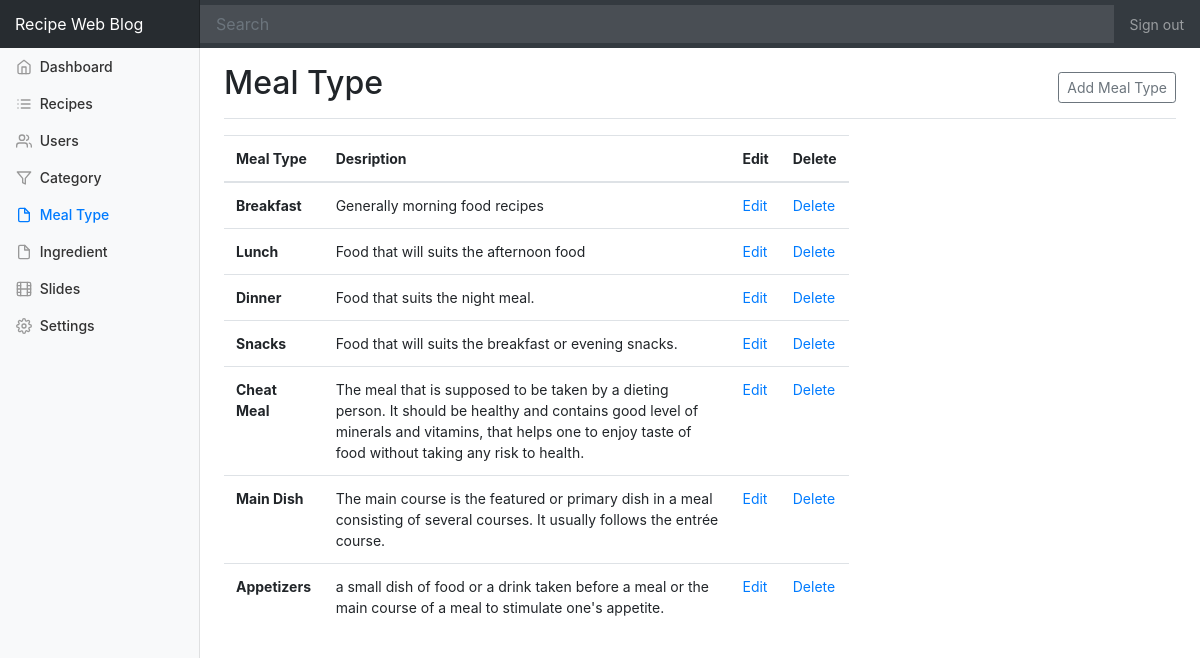
The app's page /dashboard/meal_type.php (signed in) with its own data.
### tables this page shows
CREATE TABLE `settings` (
  `id` int(10) UNSIGNED NOT NULL,
  `name` varchar(32) NOT NULL,
  `value` varchar(400) NOT NULL,
  `last_changed` timestamp NOT NULL DEFAULT CURRENT_TIMESTAMP
);

CREATE TABLE `meal_type` (
  `id` int(11) NOT NULL,
  `name` varchar(40) NOT NULL,
  `description` varchar(400) NOT NULL
);

### includes/functions.php (called while the page is built, shortened)
<?php
function get_setting($name) {
  $table_name = 'settings';
  $db = (new Database())->getConnection();
  $stmt = $db->prepare('SELECT value FROM '. $table_name .' WHERE name = "'.$name.'" LIMIT 1');
  $stmt->execute();
  if($stmt->rowCount() > 0) {
    return $stmt->fetch()[0];
  } else {
    return null;
  }
}
function get_data($tablename, $orderBy = '') {
  $db = (new Database)->getConnection();
  $query = 'SELECT * FROM '.$tablename . $orderBy;
  $stmt = $db->prepare($query);
  $stmt->execute();
  return $stmt->fetchAll();
}

### dashboard/meal_type.php (the view, shortened to what this page needs)
<?php
    $data = get_data('meal_type');
    $total_posts = count($data);
    $page_title = 'Meal Type';
    include_once 'partials/header.php';
?>
    <div class="d-flex justify-content-between flex-wrap flex-md-nowrap align-items-center pb-2 mb-3 border-bottom">
        <h1 class="h2"><?php echo isset($page_title)? ucfirst($page_title): 'Dashboard'; ?></h1>
        <div class="btn-toolbar mb-2 mb-md-0">
            <button class="btn btn-sm btn-outline-secondary" data-toggle="modal" data-target=".add-new-mealtype">Add Meal Type</button>
        </div>
    </div>
<div class="content">
    <div class="row">
        <div class="col-md-8">
            <table class="table">
                <thead>
                    <tr>
                    <th scope="col">Meal Type</th>
                    <th scope="col">Desription</th>
                    <th scope="col">Edit</th>
                    <th scope="col">Delete</th>
                </thead>
                <tbody>
                <?php
                for($i=0; $i<$total_posts; $i++) {
                    echo '<tr>
                        <th scope="row">' . $data[$i]['name'] . '</th>
                        <td>' . $data[$i]['description'] . '</td>
                        <td>
                            <a href="edit_mealtype.php?id='. $data[$i]['id'] .'">Edit</a>
                        </td>
                        <td><a href="operations/delete_mealtype.php?id='. $data[$i]['id'] .'">Delete</a></td>
                    </tr>';
                }
                ?>
                </tbody>
            </table>
        </div>
    </div>
</div>
</div>
<?php include_once 'partials/footer.php';

### dashboard/partials/header.php (shortened to what this page needs)
<?php
  $website_name = get_setting('website_name');
?>
<!doctype html>
<html lang="en">
  <head>
    <link rel="stylesheet" href="../css/bootstrap.min.css" media="all" />
    <link href="../css/dashboard.css" rel="stylesheet">
  </head>
  <body>
    <nav class="navbar navbar-dark sticky-top bg-dark flex-md-nowrap p-0">
      <a class="navbar-brand col-sm-3 col-md-2 mr-0" href="../index.php"><?php echo $website_name? $website_name : get_config('app', 'name'); ?></a>
      <input class="form-control form-control-dark w-100" type="text" placeholder="Search" aria-label="Search">
      <ul class="navbar-nav px-3">
        <li class="nav-item text-nowrap">
          <a class="nav-link" href="../logout.php">Sign out</a>
        </li>
      </ul>
    </nav>
    <div class="container-fluid">
      <div class="row">
        <nav class="col-md-2 d-none d-md-block bg-light sidebar">
          <div class="sidebar-fixed pt-5">
            <ul class="nav flex-column">
              <li class="nav-item">
                <a class="nav-link <?php echo isset($page_title) && $page_title === 'Dashboard'? 'active':'';?>" href="index.php">
                  <span data-feather="home"></span>
                  Dashboard <?php echo isset($page_title) && $page_title === 'Dashboard'? '<span class="sr-only">(current)</span>':'';?>
                </a>
              </li>
              <li class="nav-item">
                <a class="nav-link <?php echo isset($page_title) && $page_title === 'Recipes'? 'active':'';?>" href="recipes.php">
                  <span data-feather="list"></span>
                  Recipes <?php echo isset($page_title) && $page_title === 'Recipes'? '<span class="sr-only">(current)</span>':'';?>
                </a>
              </li>
              <li class="nav-item">
                <a class="nav-link <?php echo isset($page_title) && $page_title === 'Users'? 'active':'';?>" href="users.php">
                  <span data-feather="users"></span>
                  Users <?php echo isset($page_title) && $page_title === 'Users'? '<span class="sr-only">(current)</span>':'';?>
                </a>
              </li>
              <li class="nav-item">
                <a class="nav-link <?php echo isset($page_title) && $page_title === 'Category'? 'active':'';?>" href="category.php">
                  <span data-feather="filter"></span>
                  Category <?php echo isset($page_title) && $page_title === 'Category'? '<span class="sr-only">(current)</span>':'';?>
                </a>
              </li>
              <li class="nav-item">
                <a class="nav-link <?php echo isset($page_title) && $page_title === 'Meal Type'? 'active':'';?>" href="meal_type.php">
                  <span data-feather="file"></span>
                  Meal Type <?php echo isset($page_title) && $page_title === 'Meal Type'? '<span class="sr-only">(current)</span>':'';?>
                </a>
              </li>
              <li class="nav-item">
                <a class="nav-link <?php echo isset($page_title) && $page_title === 'Ingredient'? 'active':'';?>" href="ingredient.php">
                  <span data-feather="file"></span>
                  Ingredient <?php echo isset($page_title) && $page_title === 'Ingredient'? '<span class="sr-only">(current)</span>':'';?>
                </a>
              </li>
              <li class="nav-item dropdown">
                <a class="nav-link <?php echo isset($page_title) && $page_title === 'Slides'? 'active':'';?>" href="slides.php" >
                  <span data-feather="film"></span>
                  Slides <?php echo isset($page_title) && $page_title === 'Slides'? '<span class="sr-only">(current)</span>':'';?>
                </a>
              </li>
              <li class="nav-item">
                <a class="nav-link <?php echo isset($page_title) && $page_title === 'Settings'? 'active':'';?>" href="settings.php">
                  <span data-feather="settings"></span>
                  Settings <?php echo isset($page_title) && $page_title === 'Settings'? '<span class="sr-only">(current)</span>':'';?>
                </a>
              </li>
            </ul>
          </div>
        </nav>
        <main role="main" class="col-md-9 ml-sm-auto col-lg-10 pt-3 px-4">

### css/dashboard.css (style rules this page uses)
body { font-size: .875rem; }
.feather { width: 16px; height: 16px; vertical-align: text-bottom; }
.sidebar { position: fixed; top: 0; bottom: 0; left: 0; z-index: 100; padding: 0; box-shadow: inset -1px 0 0 rgba(0, 0, 0, .1); }
.sidebar .nav-link { font-weight: 500; color: #333; }
.sidebar .nav-link .feather { margin-right: 4px; color: #999; }
.sidebar .nav-link.active { color: #007bff; }
.sidebar .nav-link:hover .feather, .sidebar .nav-link.active .feather { color: inherit; }
.navbar-brand { padding-top: .75rem; padding-bottom: .75rem; font-size: 1rem; background-color: rgba(0, 0, 0, .25); box-shadow: inset -1px 0 0 rgba(0, 0, 0, .25); }
.navbar .form-control { padding: .75rem 1rem; border-width: 0; border-radius: 0; }
.form-control-dark { color: #fff; background-color: rgba(255, 255, 255, .1); border-color: rgba(255, 255, 255, .1); }
.border-bottom { border-bottom: 1px solid #e5e5e5; }

### records on screen
settings: value "Recipe Web Blog"
meal_type: name "Breakfast", description "Generally morning food recipes"
meal_type: name "Lunch", description "Food that will suits the afternoon food"
meal_type: name "Dinner", description "Food that suits the night meal."
meal_type: name "Snacks", description "Food that will suits the breakfast or evening snacks."
meal_type: name "Cheat Meal", description "The meal that is supposed to be taken by a dieting person. It should be healthy and contains good level of minerals and vitamins, that helps one to enjoy taste of food without taking any risk to health."
meal_type: name "Main Dish", description "The main course is the featured or primary dish in a meal consisting of several courses. It usually follows the entrée course."
meal_type: name "Appetizers", description "a small dish of food or a drink taken before a meal or the main course of a meal to stimulate one's appetite."

### other values on screen
$page_title "Meal Type"
